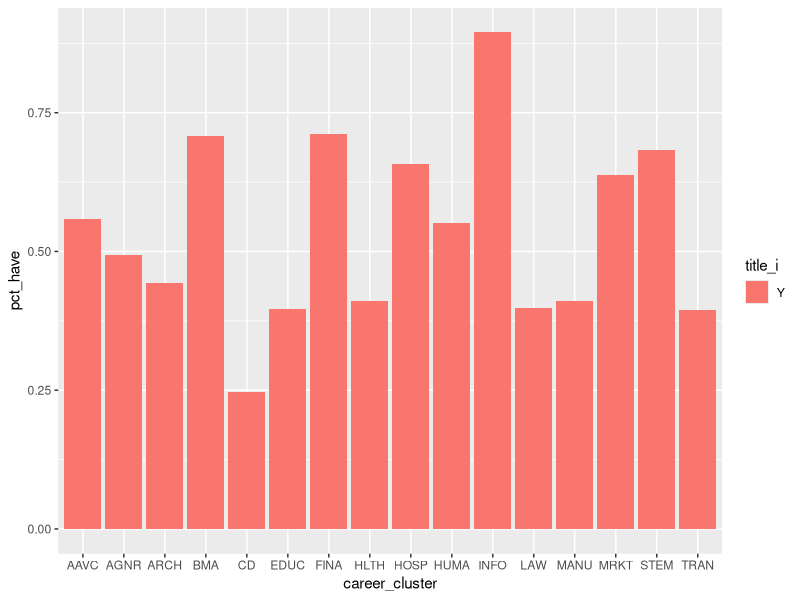
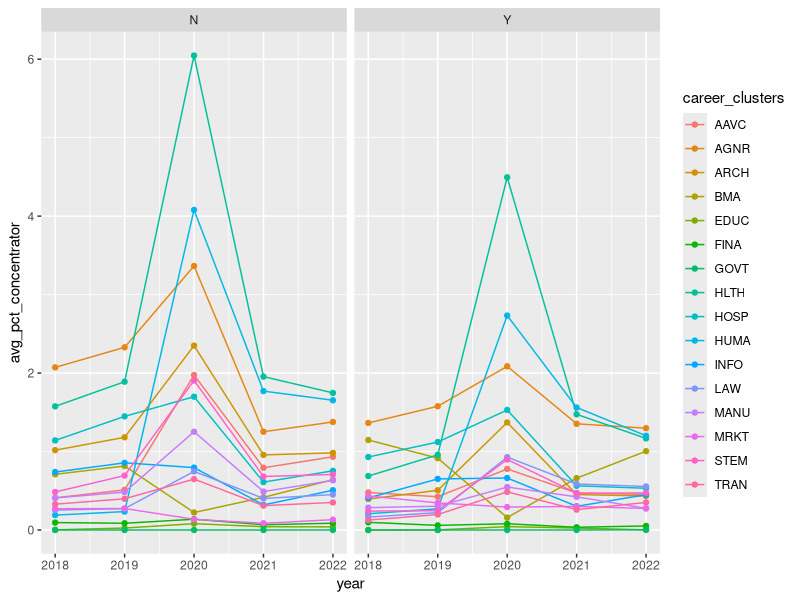

Recreate these plots in R, in order. (Note: this script raises an error after producing the figures.)
## ---- chunk 1
knitr::opts_chunk$set(echo = TRUE, warning = F)
## ---- chunk 2
library(tidyverse)
library("readxl")
## ---- chunk 3
concentrators <- read.csv("data/2017-2022 CTE_concentrators.xlsx - Sheet1.csv")
#absenteeism <- read.csv("data/chronic_absent.csv")
tsi_csi <- read_excel("data/tsi_and_csi.xlsx")
#standards <- read.csv("data/rcd_acc_pc (1).txt", sep = "\t")
## ---- chunk 4
cte_enrollment <- read_excel("data/rcd_cte_enrollment.xlsx")
#demographics <- read_excel("data/rcd_prin_demo.xlsx")
school_info <- read_excel("data/rcd_location.xlsx")
cte_enrollment_clusters <- read_excel("data/rcd_cte_enrollment_cluster.xlsx")
## ---- chunk 5
years <- c(2018, 2019, 2020, 2021, 2022)
## ---- chunk 6
concentrators <- concentrators %>%
  filter(year %in% years)

tsi_csi <- tsi_csi %>%
  filter(year %in% years)

# standards <- standards %>%
#   filter(year %in% years)

school_info <- school_info %>%
  mutate(title_i = ifelse(is.na(title_i), 'N', title_i)) %>%
  filter(year %in% years)
## ---- chunk 7
# widening concentrators data
concentrators <- concentrators %>%
  complete(year, agency_code, career_cluster, fill = list(num_concentrators = 0)) %>%
  pivot_wider(names_from = career_cluster, values_from = num_concentrators) 
## ---- chunk 8
# getting data for clusters per school
clusters_per_school <- cte_enrollment_clusters %>%
  mutate(i = 1) %>%
  complete(year, agency_code, career_cluster, fill = list(i = 0)) %>%
  pivot_wider(names_from = career_cluster, values_from = i)
## ---- chunk 9
df_concentrators <- school_info %>%
  # only select schools with CTE enrollment data
  filter(agency_code %in% cte_enrollment$agency_code) %>%
  #mutate(title_i = ifelse(is.na(title_i), F, T)) %>%
  left_join(cte_enrollment, by = c("year", "agency_code")) %>%
  left_join(concentrators, by = c("year", "agency_code")) %>%
  select(-street_addr, -street_addr2, -state, -phone, -url, -super_name, -esea, -stem) %>%
  mutate_at(21:36, funs(round((. / stu_enroll) * 100, 3)))
## ---- chunk 10
clusters_per_school <- school_info %>%
  filter(year == 2019) %>%
  # only select schools with CTE enrollment data
  filter(agency_code %in% cte_enrollment$agency_code) %>%
  mutate(title_i = ifelse(is.na(title_i), 'N', 'Y')) %>%
  left_join(clusters_per_school, by = c("year", "agency_code"))
## ---- chunk 11
write.csv(df_concentrators, "data/school_concentrator_info.csv")
write.csv(clusters_per_school, "data/school_cluster_info.csv")
## ---- chunk 12
# all 2019 data, except for CD, non title I schools have a higher percentage of each cluster 
clusters_per_school %>%
  group_by(title_i) %>%
  summarise(across(AAVC:TRAN, ~ mean(.x, na.rm = TRUE))) %>%
  pivot_longer(!title_i, names_to = "career_cluster", values_to = "pct_have") %>%
  ggplot(aes(x = career_cluster, y = pct_have, fill = title_i, group = title_i)) +
  geom_bar(stat = "identity", position = "dodge")
## ---- chunk 13
# each school type has the same top 5 common clusters, although they are more prevelant in non title i schools 
clusters_per_school %>%
  group_by(title_i) %>%
  summarise(across(AAVC:TRAN, ~ mean(.x, na.rm = TRUE))) %>%
  pivot_longer(!title_i, names_to = "career_cluster", values_to = "pct_have") %>%
  group_by(title_i) %>%
  arrange(desc(pct_have)) %>%
  slice(1:5)
## ---- chunk 14
# participation rates were similar from 2018-2021 then dropped off in 2022
df_concentrators %>%
  group_by(year, title_i) %>%
  summarise(mean_pct = mean(pct, na.rm = T)) %>%
  pivot_wider(names_from = year, values_from = mean_pct)
## ---- chunk 15
# title 1 schools are less likely to have data for concentrators
df_concentrators %>%
  mutate(no_concen_data = ifelse(is.na(EDUC), T, F)) %>%
  group_by(title_i, no_concen_data) %>%
  count() %>%
  group_by(title_i) %>%
  mutate(prop = n/sum(n))
## ---- chunk 16
# interestingly half of the CTE schools do not have CTE data
# vocational, alternative, and magnet schools are more likely to have this data
df_concentrators %>%
  mutate(no_concen_data = ifelse(is.na(EDUC), T, F)) %>%
  group_by(school_type, no_concen_data) %>%
  count() %>%
  group_by(school_type) %>%
  mutate(prop = n/sum(n))
## ---- chunk 17
# it looks like the clusters most students concentrate in is pretty simialr for both school types
df_concentrators %>%
  group_by(year, title_i) %>%
  summarise(across(AAVC:TRAN, ~ mean(.x, na.rm = TRUE))) %>%
  pivot_longer(!c(year, title_i), names_to = "career_clusters", values_to = "avg_pct_concentrator") %>%
  ggplot(aes(x = year, y = avg_pct_concentrator, group = career_clusters, color = career_clusters)) +
  geom_line() +
  geom_point() +
  facet_wrap(~title_i)
## ---- chunk 18
df %>%
  group_by(year, title_i) %>%
  summarise(across(AAVC:TRAN, ~ mean(.x, na.rm = TRUE))) %>%
  filter(title_i == 'N') %>%
  summarise(across(AAVC:TRAN, ~ max(.x, na.rm = TRUE)))
## ---- chunk 19
df %>%
  group_by(year, title_i) %>%
  summarise(across(AAVC:TRAN, ~ mean(.x, na.rm = TRUE))) %>%
  filter(title_i == 'Y') %>%
  summarise(across(AAVC:TRAN, ~ max(.x, na.rm = TRUE)))
